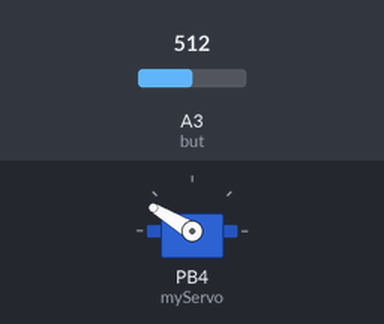
Recording of a sketch running on a simulated ATtiny85, built with avr-gcc and run on an emulated ATtiny85. Shown: servo. Wiring (inferred from the names in the program): servo: signal PB4. The inputs (shaded band) are chosen by the test bench; at power-on: A3 (but) = 512. Servo pulses on a pin are drawn as a servo (544–2400 µs = 0–180°).

Above: at 0.05 s.
Timing chart, 0 to 13.6 s (numbered marks = the images above):
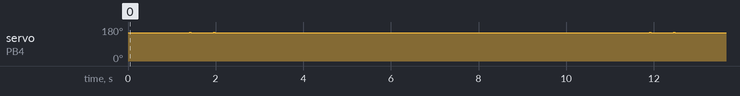

The sketch:

ServoAttiny45.ino
```cpp
//Sketch da usare SOLO con Arduino IDE 1.0.5
//La libreria Servo8Bit PER ARDUINO è scaricabile qui:
//http://www.cunningturtle.com/wordpress/wp-content/uploads/2011/11/servo8bit_arduino_example.zip


#include "Servo8Bit.h"

int but = A3;

Servo8Bit myServo;

void setup() {
  myServo.attach(4,544,2200);
  pinMode(but, INPUT);
}

void loop() {
  int val=analogRead(but);
  if (val>500){
  myServo.write(180);
  }else{
  myServo.write(0);
  }
  delay(50);
}
```

Measured:
- by itself, servo on PB4 (myServo): repeats every 10.5 s: 149° 0.53 s, 152° 0.02 s, 149° 9.9 s, 153° 0.02 s
